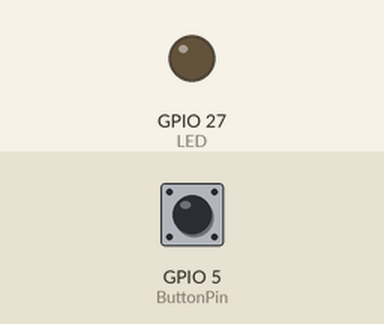
Recording of a sketch running on a simulated ESP32. Parts: output pins drawn as LEDs (lit = HIGH). The test bench sets the inputs (shaded band); at power-on: GPIO 5 (ButtonPin) HIGH.

Above: at 1.2 s.
1.3 s: GPIO 5 (ButtonPin) pulled LOW for 0.15 s
At 2.5 s:
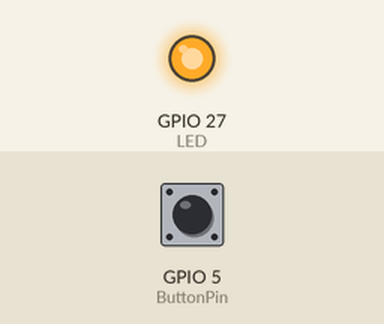
2.9 s: GPIO 5 (ButtonPin) pulled LOW for 1 s
At 3.9 s:
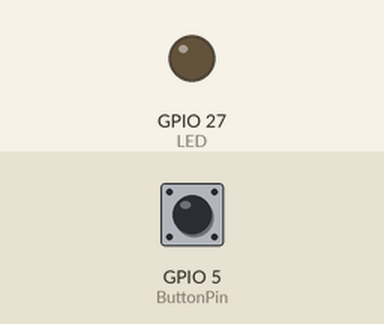
5.4 s: GPIO 5 (ButtonPin) pulled LOW for 3.2 s
At 5.8 s:
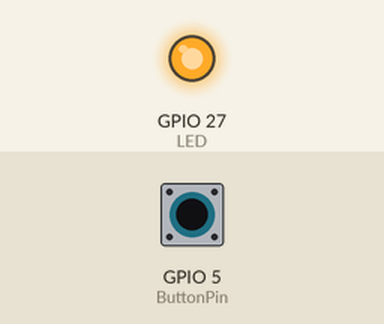
Timing chart, 0 to 8.4 s (numbered marks = the images above; inputs shaded):
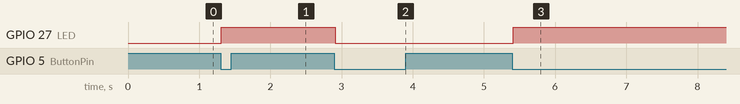

The sketch:

1.5Lighting-System.ino
```cpp
#define ButtonPin 5   //Define a button pin
#define LED       27  //Define LED pin
int value = 0;        //Define a value to detect button status

void setup() {
  //initialize serial port and set baud rate to 9600
  Serial.begin(9600);
  //Set pin to input mode
  pinMode(ButtonPin,INPUT);
  //Set pin to output mode
  pinMode(LED,OUTPUT);
}

void loop() {
  //Define a value as the read button value
  int ReadValue = digitalRead(ButtonPin);
  //Detect whether the button is pressed
  if (ReadValue == 0) {
    //Eliminate the button shake
    delay(10);
    if (ReadValue == 0) {
      value = !value;
      //Detect the button status, press once to light up LED, press again to turn off LED, in a loop
      if(value) {
        digitalWrite(LED,HIGH);
      }else{
        digitalWrite(LED,LOW);
      }
    }
    //Detect the button status again
    //Pressed: execute the loop; Released: exit the loop to next step
    while (digitalRead(ButtonPin) == 0);
  }
}
```

Measured:
- after the input at 1.3 s, GPIO 27 (LED): LOW → HIGH at once
- after the input at 2.9 s, GPIO 27 (LED): HIGH → LOW at once
- after the input at 5.4 s, GPIO 27 (LED): LOW → HIGH at once
